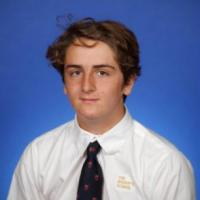
#> input picture images/kaz.jpg, 200 x 200 px
$ python rotate.py --image images/kaz.jpg
#> lines starting #> are read from the running program, lines starting #| are printed output that depends on the picture
import numpy as np
import argparse
import imutils
import cv2

argP = argparse.ArgumentParser()
argP.add_argument("-i", "--image", required = True, help = "Path of da image")
args = vars(argP.parse_args())

image = cv2.imread(args["image"])
#> image is the input picture: shape (200, 200, 3); mean B, G, R 158.7, 120.2, 110.4
cv2.imshow("Original", image)
(h, w) = image.shape[:2]
#> h = 200; w = 200
center = (w // 2, h // 2)
#> center = (100, 100)

M = cv2.getRotationMatrix2D(center, 45, 1.0)
rotated = cv2.warpAffine(image, M, (w, h))
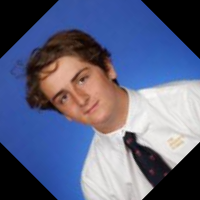
#> rotated: shape (200, 200, 3); mean B, G, R 129.5, 99.6, 93.2
cv2.imshow("Rotated by 45 Degrees", rotated)

M = cv2.getRotationMatrix2D(center, -90, 1.0)
rotated = cv2.warpAffine(image, M, (w, h))
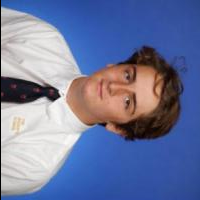
#> rotated: shape (200, 200, 3); mean B, G, R 157.9, 119.8, 110.1
cv2.imshow("Rotated by -90 Degrees", rotated)

rotated = imutils.rotate(image, 180)
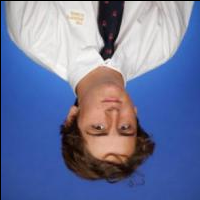
#> rotated: shape (200, 200, 3); mean B, G, R 157.1, 119.4, 109.9
cv2.imshow("Rotated by 180 Dgrees", rotated)
cv2.waitKey(0)
